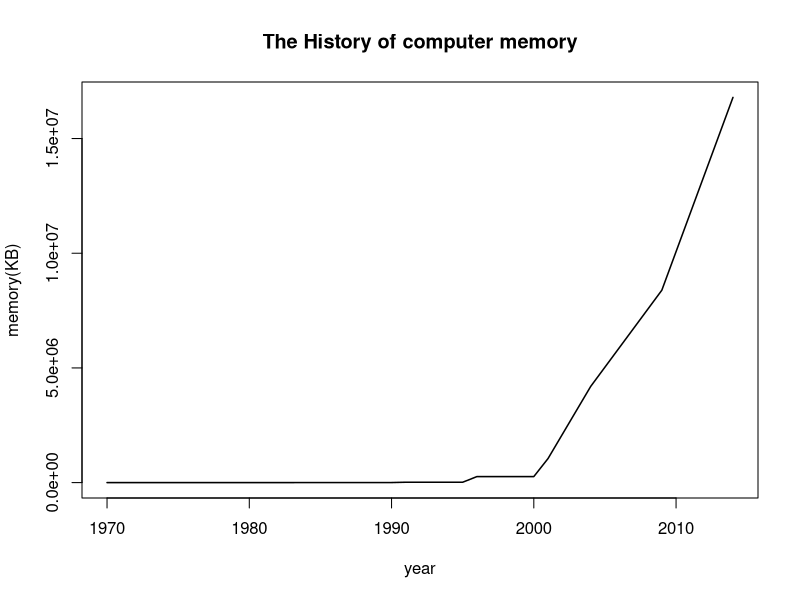

The R script that drew this image:
rm(list=ls())
Time=c(1970:1979,1982,1988:2001,2004,2009,2014)
memory=c(rep(256,10),256,rep(2*1024,3),rep(16*1024,5),rep(256*1024,5),1024*1024,4*1024*1024,8*1024*1024,16*1024*1025)
plot(Time,memory,type="l",main="The History of computer memory",ylab = "memory(KB)", xlab = "year", lwd = 1.5)
